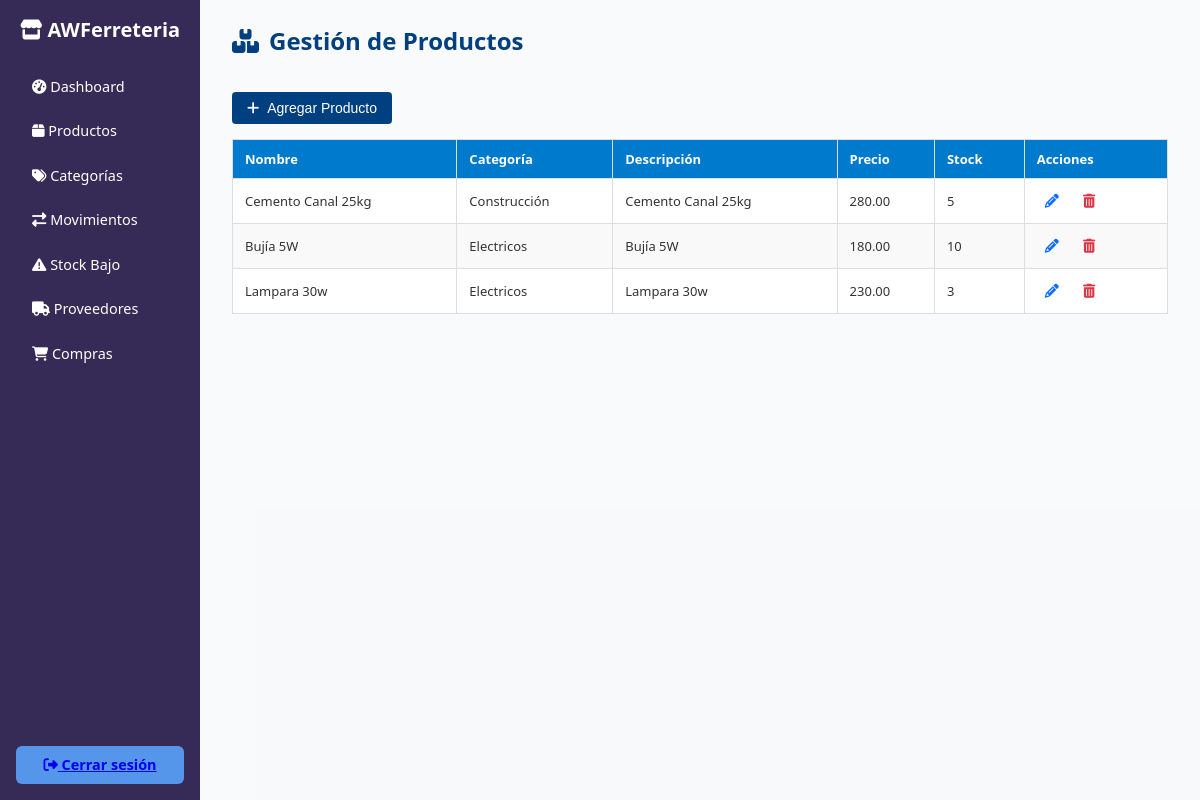
Page /inventario/productos.php (signed in) on the committed database.
### tables this page shows
CREATE TABLE `productos` (
  `idproducto` int(11) NOT NULL,
  `nombre` varchar(150) NOT NULL,
  `idcategoria` int(11) NOT NULL,
  `descripcion` text DEFAULT NULL,
  `stock` int(11) DEFAULT 0,
  `stock_minimo` int(11) DEFAULT 5,
  `precio` decimal(10,2) NOT NULL,
  `activo` bit(1) DEFAULT b'1',
  `usuarioregistra` int(11) DEFAULT NULL,
  `fecharegistro` datetime DEFAULT current_timestamp(),
  `usuarioactualiza` int(11) DEFAULT NULL,
  `fechaactualizacion` datetime DEFAULT NULL
);

CREATE TABLE `categorias` (
  `idcategoria` int(11) NOT NULL,
  `nombre` varchar(100) NOT NULL,
  `activo` bit(1) DEFAULT b'1',
  `usuarioregistra` int(11) DEFAULT NULL,
  `fecharegistro` datetime DEFAULT current_timestamp(),
  `usuarioactualiza` int(11) DEFAULT NULL,
  `fechaactualizacion` datetime DEFAULT NULL
);

### inventario/productos.php (the view, shortened to what this page needs)
<?php
$conn = getConnection();
$productos = $conn->query("
    SELECT p.*, c.nombre AS categoria
    FROM productos p
    LEFT JOIN categorias c ON p.idcategoria = c.idcategoria
    WHERE p.activo = b'1'
")->fetch_all(MYSQLI_ASSOC);
?>
<!DOCTYPE html>
<html lang="es">
<head>
    <link rel="stylesheet" href="https://cdnjs.cloudflare.com/ajax/libs/font-awesome/6.4.0/css/all.min.css">
</head>
<body>
    <div class="container">
        <?php include('../includes/sidebar_inventario.php'); ?>
        <main class="main-content">
            <h3><i class="fas fa-boxes"></i> Gestión de Productos</h3> <br>
            <button class="btn" onclick="mostrarModalNuevo()"><i class="fas fa-plus"></i> Agregar Producto</button>
            <table>
                <thead>
                    <tr>
                        <th>Nombre</th>
                        <th>Categoría</th>
                        <th>Descripción</th>
                        <th>Precio</th>
                        <th>Stock</th>
                        <th>Acciones</th>
                    </tr>
                </thead>
                <tbody>
                <?php foreach ($productos as $p): ?>
                    <tr>
                        <td><?= htmlspecialchars($p['nombre']) ?></td>
                        <td><?= htmlspecialchars($p['categoria']) ?></td>
                        <td><?= htmlspecialchars($p['descripcion']) ?></td>
                        <td><?= number_format($p['precio'], 2) ?></td>
                        <td><?= $p['stock'] ?></td>
                        <td>
                            <button class="action-btn edit-btn" onclick="abrirModalEditar(<?= htmlspecialchars(json_encode($p)) ?>)" title="Editar">
                                <i class="fas fa-pencil-alt"></i>
                            </button>
                            <button class="action-btn delete-btn" onclick="abrirModalEliminar(<?= $p['idproducto'] ?>, '<?= htmlspecialchars($p['nombre'], ENT_QUOTES) ?>')" title="Eliminar">
                                <i class="fas fa-trash-alt"></i>
                            </button>
                        </td>
                    </tr>
                <?php endforeach; ?>
                </tbody>
            </table>
        </main>
    </div>
</body>
</html>

### inventario/productos.php (style rules this page uses)
* { box-sizing: border-box; margin: 0; padding: 0; }
body, html { height: 100%; font-family: 'Segoe UI', Tahoma, Geneva, Verdana, sans-serif; background-color: #f4f6f85c; color: #333; }
.container { display: flex; height: 100vh; }
.main-content { flex: 1; padding: 1rem 1.5rem; margin: 0.5rem; overflow-y: auto; font-size: 14px; }
.main-content h3 { color: #004080; margin-bottom: 1rem; font-size: 1.5rem; display: flex; align-items: center; }
.main-content h3 i { margin-right: 10px; }
.btn { display: inline-flex; align-items: center; justify-content: center; background-color: #004080; color: white; padding: 8px 15px; text-decoration: none; border-radius: 4px; font-size: 14px; margin-bottom: 15px; border: none; cursor: pointer; transition: background-color 0.3s; }
.btn i { margin-right: 8px; }
table { width: 100%; border-collapse: collapse; background-color: #fff; font-size: 13px; }
th, td { padding: 10px 12px; border: 1px solid #ddd; text-align: left; }
th { background-color: #007acc; color: white; font-weight: 600; }
tr:nth-child(even) { background-color: #f9f9f9; }
.action-btn { display: inline-flex; align-items: center; justify-content: center; padding: 5px 8px; border-radius: 4px; margin-right: 5px; text-decoration: none; font-size: 13px; transition: all 0.3s; border: none; cursor: pointer; background: none; color: inherit; }
.action-btn i { margin-right: 0; font-size: 14px; }
.edit-btn { color: #0d6efd; }
.delete-btn { color: #dc3545; }

### rows in the picture
productos: nombre "Cemento Canal 25kg", idcategoria.nombre "Construcción", descripcion "Cemento Canal 25kg", precio "280.00", stock "5"
productos: nombre "Bujía 5W", idcategoria.nombre "Electricos", descripcion "Bujía 5W", precio "180.00", stock "10"
productos: nombre "Lampara 30w", idcategoria.nombre "Electricos", descripcion "Lampara 30w", precio "230.00", stock "3"
